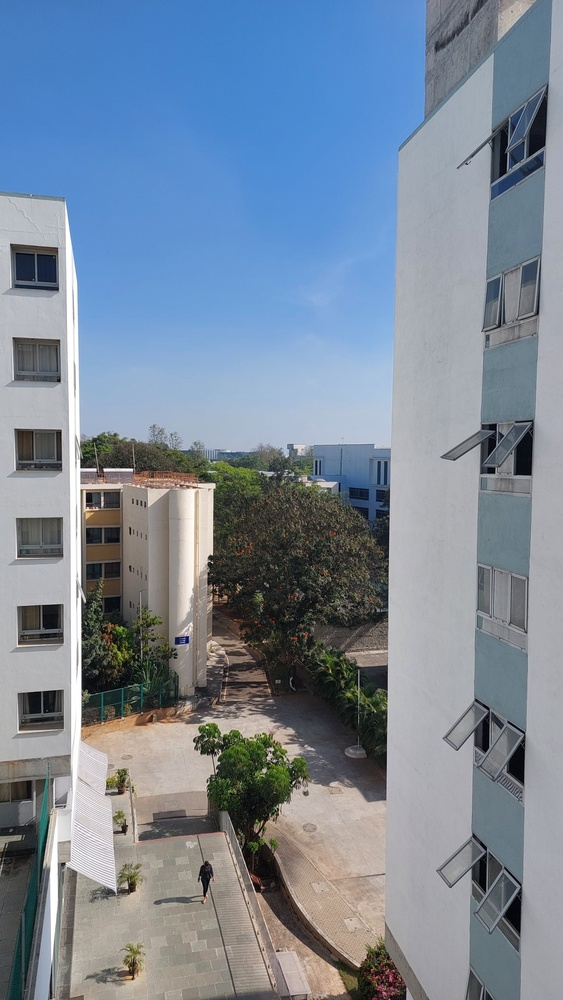
#> input picture input/image2.jpeg, 563 x 1000 px, shrunk from 2342 x 4160 before the run
$ jupyter execute 2.ipynb
#> lines starting #> are read from the running program, lines starting #| are printed output that depends on the picture
[cell 1]
import cv2
import numpy as np
import matplotlib.pyplot as plt

We have 3 images: image1.jpeg, image2.jpeg, image3.jpeg; in order they make up the entire frame.
We start by stitching image2 and image3 to give first stitched image which is then used for stitching with image1.

[cell 2]
# Function to read an image and convert it to grayscale and RGB
def load_image(path):
#> called with path = 'input/image2.jpeg'
    image = cv2.imread(path)
#> image is the input picture: shape (1000, 563, 3); mean B, G, R 152.3, 135.9, 121.8
    if image is None:
        raise FileNotFoundError(f"No image found at: {path}")
    gray_image = cv2.cvtColor(image, cv2.COLOR_BGR2GRAY)
    rgb_image = cv2.cvtColor(image, cv2.COLOR_BGR2RGB)
#> call 2 of load_image, with path = 'input/image3.jpeg'
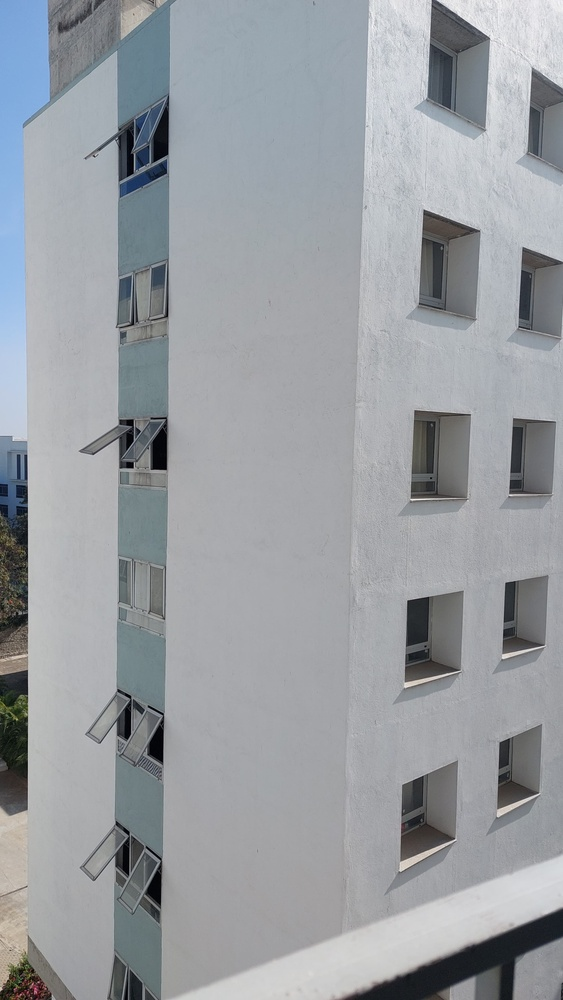
#> input picture input/image3.jpeg, 563 x 1000 px, shrunk from 2342 x 4160 before the run
#> in load_image, image is the input picture: shape (1000, 563, 3); mean B, G, R 162.1, 157.5, 153.6
    return gray_image, image, rgb_image

# Function to extract SIFT keypoints and descriptors
def extract_sift_features(image):
    if hasattr(cv2, 'SIFT_create'):
        sift = cv2.SIFT_create()
    else:
        raise AttributeError("SIFT is not available in your OpenCV version")
    keypoints, descriptors = sift.detectAndCompute(image, None)
#> keypoints = 1679 keypoints; strongest (x, y, size): (105, 470, 2.5), (41, 708, 27.3), (131, 470, 2.3), (42, 623, 27.7)
    return keypoints, descriptors

# Visualize SIFT keypoints
def display_sift_keypoints(gray_img, rgb_img, keypoints):
    keypoint_image = cv2.drawKeypoints(gray_img, keypoints, rgb_img.copy(), flags=cv2.DRAW_MATCHES_FLAGS_DRAW_RICH_KEYPOINTS)
    plt.figure(figsize=(8, 8))
    plt.imshow(keypoint_image)
    plt.axis('off')
    plt.show()
    return keypoint_image

# Match keypoints using BFMatcher and ratio test
def match_keypoints(kp1, des1, kp2, des2, threshold=0.5):
    bf = cv2.BFMatcher()
    raw_matches = bf.knnMatch(des1, des2, k=2)
    good_matches = [m for m, n in raw_matches if m.distance < threshold * n.distance]
    matches = np.array([[kp1[m.queryIdx].pt + kp2[m.trainIdx].pt] for m in good_matches]).reshape(-1, 4)
    return matches

# Visualize matches between two images
def display_matches(matches, combined_image):
    offset = combined_image.shape[1] // 2
    plt.figure()
    plt.imshow(combined_image)
    plt.plot(matches[:, 0], matches[:, 1], 'xr')
    plt.plot(matches[:, 2] + offset, matches[:, 3], 'xr')
    plt.plot([matches[:, 0], matches[:, 2] + offset], [matches[:, 1], matches[:, 3]], 'r', linewidth=0.1)
    plt.axis('off')
    plt.show()

# Stitch two images together using homography
def stitch_images(i1, i2, matches):
    points1, points2 = matches[:, :2], matches[:, 2:]
    H, _ = cv2.findHomography(points2, points1, cv2.RANSAC)
    height, width = i1.shape[:2]
    result = cv2.warpPerspective(i2, H, (width + i2.shape[1], height))
    result[0:height, 0:width] = i1
    return result

Finding SIFT points and matching for image2.jpeg and image3.jpeg

[cell 3]
img2_gray, img2_orig, img2_rgb = load_image('input/image2.jpeg')
img3_gray, img3_orig, img3_rgb = load_image('input/image3.jpeg')

kp2, des2 = extract_sift_features(img2_gray)
#> kp2 has the same summary as keypoints in extract_sift_features
kp3, des3 = extract_sift_features(img3_gray)
#> in extract_sift_features (call 2), `keypoints, descriptors = sift.detectAndCompute(image, None)`: keypoints = 532 keypoints; strongest (x, y, size): (160, 460, 12.5), (156, 748, 13), (130, 465, 4.7), (453, 57, 46.1)
#> kp3 has the same summary as keypoints in extract_sift_features

kp2_img = display_sift_keypoints(img2_gray, img2_rgb, kp2)
kp3_img = display_sift_keypoints(img3_gray, img3_rgb, kp3)
#> in display_sift_keypoints (call 2), `keypoint_image = cv2.drawKeypoints(gray_img, keypoints, rgb_img.copy()..`:
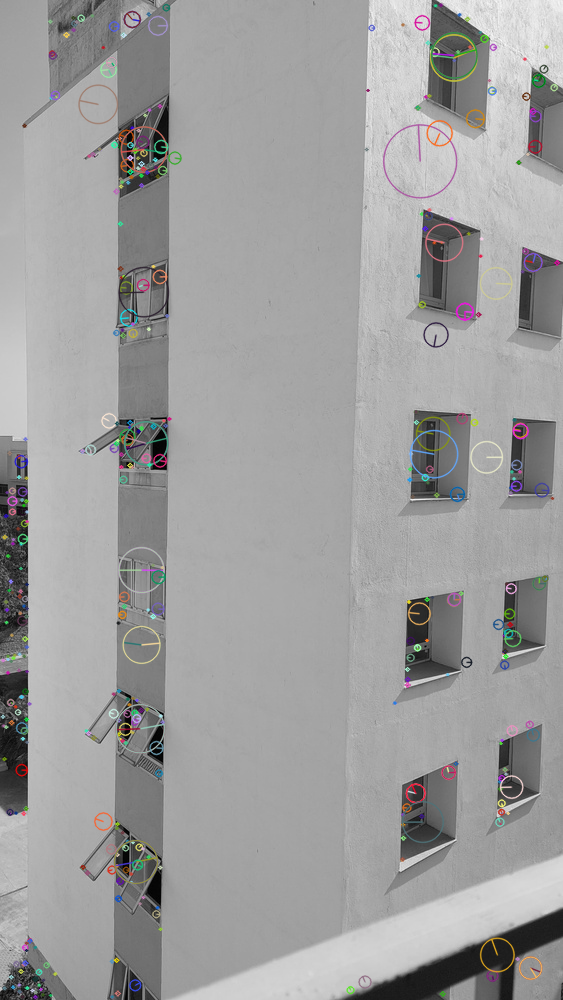
#> keypoint_image: shape (1000, 563, 3); mean R, G, B 157.7, 157.5, 157.4

matches23 = match_keypoints(kp2, des2, kp3, des3)
#> in match_keypoints, `raw_matches = bf.knnMatch(des1, des2, k=2)`: raw_matches = 1679 matches
#> in match_keypoints, `good_matches = [m for m, n in raw_matches if m.distance < threshold * ..`: good_matches = 90 matches
#> in match_keypoints, `matches = np.array([[kp1[m.queryIdx].pt + kp2[m.trainIdx].pt] for m in..`: matches = 90 rows, first 6: [17.84, 735.9, 504.2, 664.6], [366.3, 617.4, 6.04, 622.1], [368.3, 956.3, 10.85, 976.6], [369.9, 713.1, 11.11, 722.2], [370.3, 579.3, 10.52, 581], [370.3, 579.3, 10.52, 581]
#> matches23 has the same summary as matches in match_keypoints
combined_img23 = np.concatenate((img2_rgb, img3_rgb), axis=1)
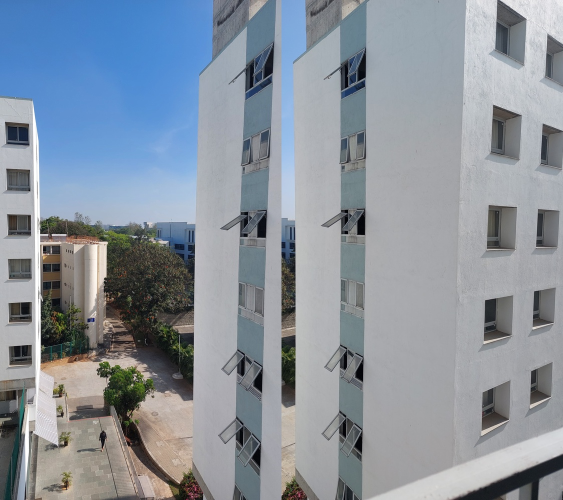
#> combined_img23: shape (1000, 1126, 3) (shown at 1/2 size); mean R, G, B 137.7, 146.7, 157.2
display_matches(matches23, combined_img23)
#> in display_matches, `plt.show()`:
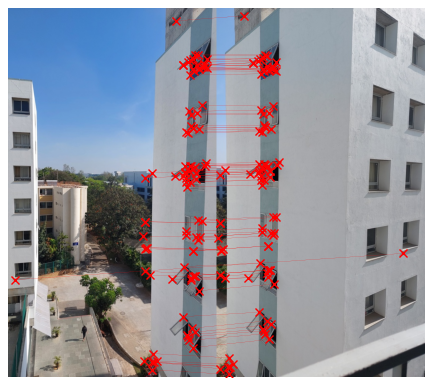
#> figure drawn by matplotlib, 1 panel

stitched1 = stitch_images(img2_rgb, img3_rgb, matches23)
#> in stitch_images, `points1, points2 = matches[:, :2], matches[:, 2:]`: points1 = 90 pairs, first value 17.84 to 538.8, second value 35.48 to 979.3; points2 = 90 pairs, first value 6.04 to 504.2, second value 21.5 to 991.9
#> in stitch_images, `H, _ = cv2.findHomography(points2, points1, cv2.RANSAC)`: H = [[0.634, -0.036, 383], [-0.318, 0.93, 38.49], [-0.000665, -1.06e-06, 1]]
cv2.imwrite('output/stitched1.jpeg', cv2.cvtColor(stitched1, cv2.COLOR_RGB2BGR))
plt.figure(figsize=(10, 5))
plt.imshow(stitched1)
plt.axis('off')
plt.show()

Output after stiching image2 and image3 --> stitched1.jpeg
We now stitch image1.jpeg with stitched1jpeg.

[cell 4]
img1_gray, img1_orig, img1_rgb = load_image('input/image1.jpeg')
#> call 3 of load_image, with path = 'input/image1.jpeg'
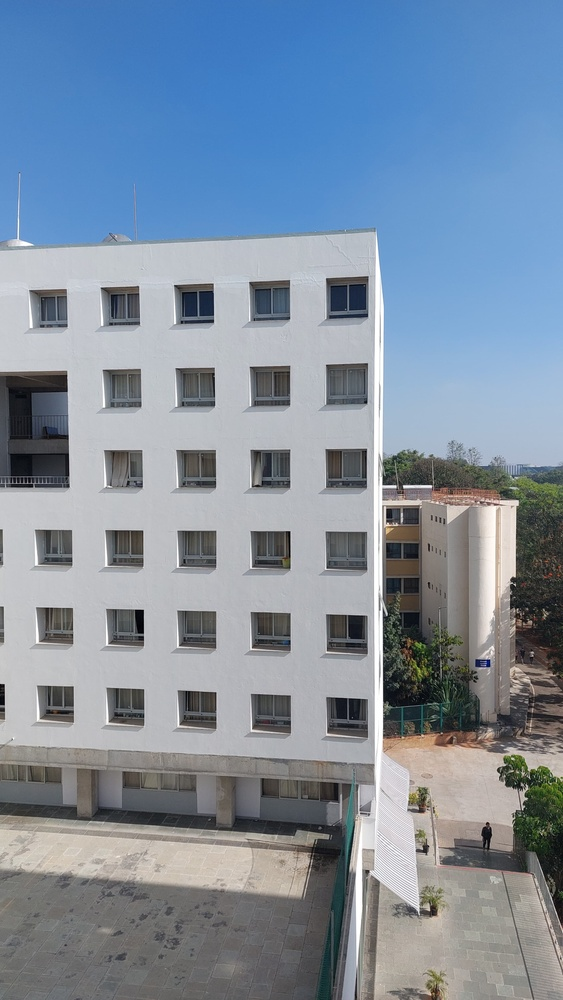
#> input picture input/image1.jpeg, 563 x 1000 px, shrunk from 2342 x 4160 before the run
#> in load_image, image is the input picture: shape (1000, 563, 3); mean B, G, R 159.8, 142.5, 127
#> in load_image (call 3), `gray_image = cv2.cvtColor(image, cv2.COLOR_BGR2GRAY)`:
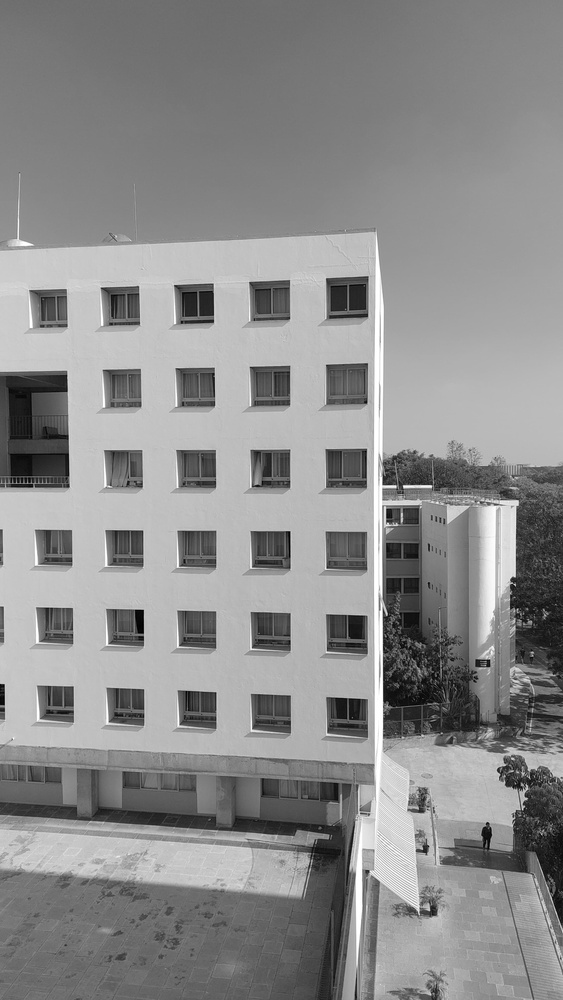
#> gray_image: shape (1000, 563); min 0, max 255, mean 139.8
stitched1_gray = cv2.cvtColor(stitched1, cv2.COLOR_RGB2GRAY)
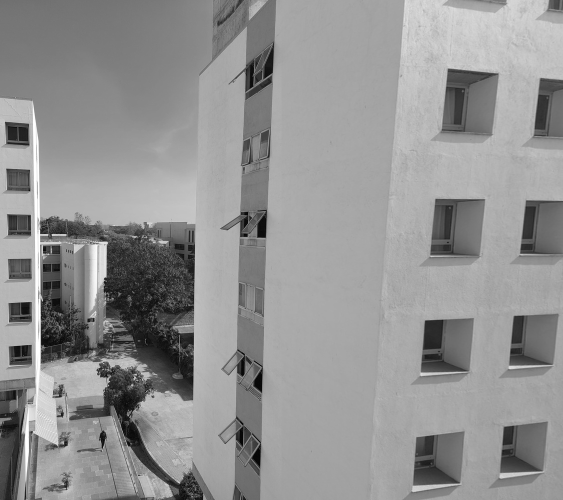
#> stitched1_gray: shape (1000, 1126) (shown at 1/2 size); min 0, max 255, mean 146.1

kp1, des1 = extract_sift_features(img1_gray)
#> in extract_sift_features (call 3), `keypoints, descriptors = sift.detectAndCompute(image, None)`: keypoints = 1593 keypoints; strongest (x, y, size): (196, 303, 26.2), (347, 298, 28.1), (405, 486, 2.4), (430, 486, 2.4)
#> kp1 has the same summary as keypoints in extract_sift_features
kp_stitched, des_stitched = extract_sift_features(stitched1_gray)
#> in extract_sift_features (call 4), `keypoints, descriptors = sift.detectAndCompute(image, None)`: keypoints = 2013 keypoints; strongest (x, y, size): (105, 470, 2.5), (41, 708, 27.3), (131, 470, 2.3), (42, 623, 27.7)
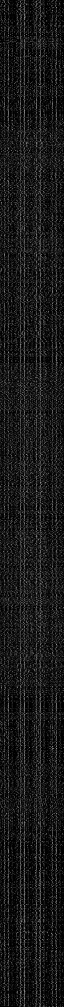
#> des_stitched: shape (2013, 128) float32 (shown at 1/2 size); min 0, max 228, mean 24.8
#> kp_stitched has the same summary as keypoints in extract_sift_features

matches12 = match_keypoints(kp1, des1, kp_stitched, des_stitched)
#> in match_keypoints (call 2), `raw_matches = bf.knnMatch(des1, des2, k=2)`: raw_matches = 1593 matches
#> in match_keypoints (call 2), `good_matches = [m for m, n in raw_matches if m.distance < threshold * ..`: good_matches = 244 matches
#> in match_keypoints (call 2), `matches = np.array([[kp1[m.queryIdx].pt + kp2[m.trainIdx].pt] for m in..`: matches = 244 rows, first 6: [65.88, 638, 23.61, 436.7], [106.2, 726.7, 17.84, 735.9], [132.1, 294.4, 23.61, 436.7], [133.4, 376, 23.61, 436.7], [142, 565.1, 61.89, 555.4], [178.1, 729.4, 17.84, 735.9]
#> matches12 has the same summary as matches in match_keypoints
combined_img12 = np.concatenate((img1_rgb, stitched1), axis=1)
display_matches(matches12, combined_img12)
#> in display_matches (call 2), `plt.show()`:
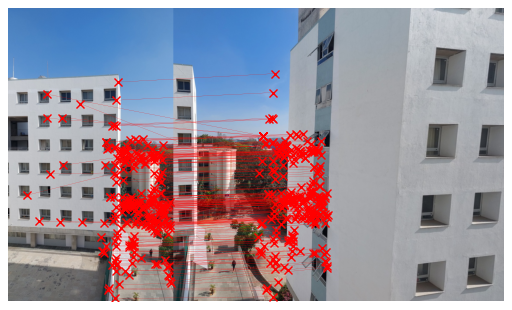
#> figure drawn by matplotlib, 1 panel

final_stitched = stitch_images(img1_rgb, stitched1, matches12)
#> in stitch_images (call 2), `points1, points2 = matches[:, :2], matches[:, 2:]`: points1 = 244 pairs, first value 65.88 to 554.3, second value 253.4 to 990.2; points2 = 244 pairs, first value 7.25 to 244, second value 224.3 to 984.5
#> in stitch_images (call 2), `H, _ = cv2.findHomography(points2, points1, cv2.RANSAC)`: H = [[0.673, -0.0101, 309], [-0.257, 0.893, 58.03], [-0.00053, -3.77e-05, 1]]
#> in stitch_images (call 2), `result[0:height, 0:width] = i1`:
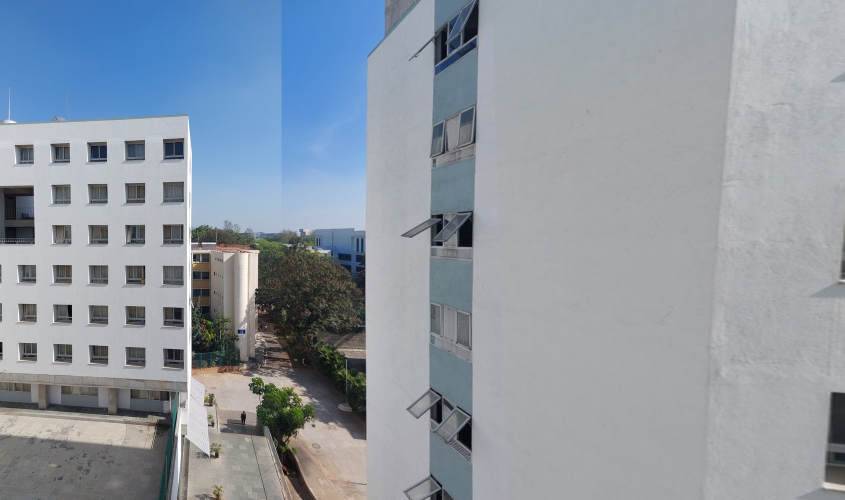
#> result: shape (1000, 1689, 3) (shown at 1/2 size); mean R, G, B 142.9, 151.9, 162.9
cv2.imwrite('output/stitched_final.jpeg', cv2.cvtColor(final_stitched, cv2.COLOR_RGB2BGR))
plt.figure(figsize=(10, 5))
plt.imshow(final_stitched)
plt.axis('off')
plt.show()
